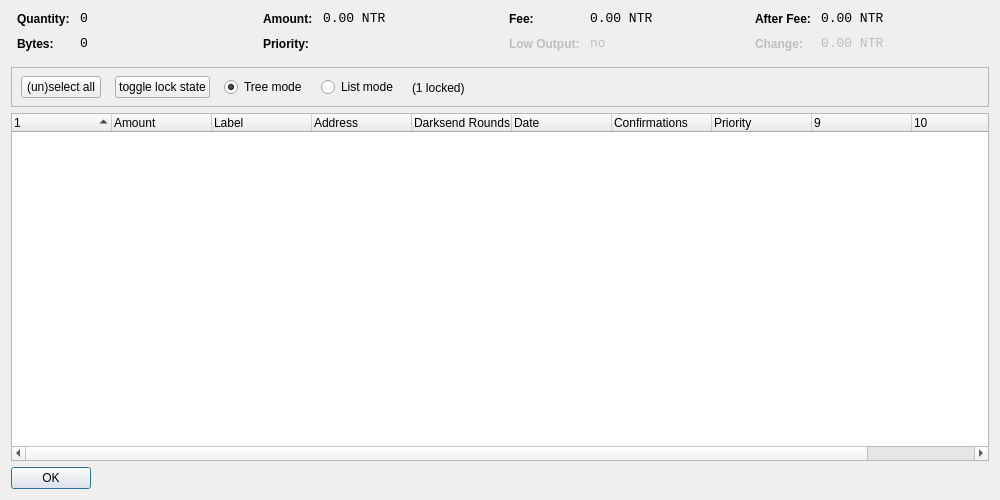
<?xml version="1.0" encoding="UTF-8"?>
<ui version="4.0">
 <class>CoinControlDialog</class>
 <widget class="QDialog" name="CoinControlDialog">
  <property name="geometry">
   <rect>
    <x>0</x>
    <y>0</y>
    <width>1000</width>
    <height>500</height>
   </rect>
  </property>
  <property name="windowTitle">
   <string>Coin Control</string>
  </property>
  <layout class="QVBoxLayout" name="verticalLayout">
   <item>
    <layout class="QHBoxLayout" name="horizontalLayoutTop" stretch="0,0,0,0">
     <property name="topMargin">
      <number>0</number>
     </property>
     <property name="bottomMargin">
      <number>10</number>
     </property>
     <item>
      <layout class="QFormLayout" name="formLayoutCoinControl1">
       <property name="horizontalSpacing">
        <number>10</number>
       </property>
       <property name="verticalSpacing">
        <number>10</number>
       </property>
       <property name="leftMargin">
        <number>6</number>
       </property>
       <property name="rightMargin">
        <number>6</number>
       </property>
       <item row="0" column="0">
        <widget class="QLabel" name="labelCoinControlQuantityText">
         <property name="styleSheet">
          <string notr="true">font-weight:bold;</string>
         </property>
         <property name="text">
          <string>Quantity:</string>
         </property>
        </widget>
       </item>
       <item row="0" column="1">
        <widget class="QLabel" name="labelCoinControlQuantity">
         <property name="font">
          <font>
           <family>Monospace</family>
           <pointsize>10</pointsize>
          </font>
         </property>
         <property name="cursor">
          <cursorShape>IBeamCursor</cursorShape>
         </property>
         <property name="contextMenuPolicy">
          <enum>Qt::ActionsContextMenu</enum>
         </property>
         <property name="text">
          <string notr="true">0</string>
         </property>
         <property name="textInteractionFlags">
          <set>Qt::LinksAccessibleByMouse|Qt::TextSelectableByKeyboard|Qt::TextSelectableByMouse</set>
         </property>
        </widget>
       </item>
       <item row="1" column="0">
        <widget class="QLabel" name="labelCoinControlBytesText">
         <property name="styleSheet">
          <string notr="true">font-weight:bold;</string>
         </property>
         <property name="text">
          <string>Bytes:</string>
         </property>
        </widget>
       </item>
       <item row="1" column="1">
        <widget class="QLabel" name="labelCoinControlBytes">
         <property name="font">
          <font>
           <family>Monospace</family>
           <pointsize>10</pointsize>
          </font>
         </property>
         <property name="cursor">
          <cursorShape>IBeamCursor</cursorShape>
         </property>
         <property name="contextMenuPolicy">
          <enum>Qt::ActionsContextMenu</enum>
         </property>
         <property name="text">
          <string notr="true">0</string>
         </property>
         <property name="textInteractionFlags">
          <set>Qt::LinksAccessibleByMouse|Qt::TextSelectableByKeyboard|Qt::TextSelectableByMouse</set>
         </property>
        </widget>
       </item>
      </layout>
     </item>
     <item>
      <layout class="QFormLayout" name="formLayoutCoinControl2">
       <property name="horizontalSpacing">
        <number>10</number>
       </property>
       <property name="verticalSpacing">
        <number>10</number>
       </property>
       <property name="leftMargin">
        <number>6</number>
       </property>
       <property name="rightMargin">
        <number>6</number>
       </property>
       <item row="0" column="0">
        <widget class="QLabel" name="labelCoinControlAmountText">
         <property name="styleSheet">
          <string notr="true">font-weight:bold;</string>
         </property>
         <property name="text">
          <string>Amount:</string>
         </property>
        </widget>
       </item>
       <item row="0" column="1">
        <widget class="QLabel" name="labelCoinControlAmount">
         <property name="font">
          <font>
           <family>Monospace</family>
           <pointsize>10</pointsize>
          </font>
         </property>
         <property name="cursor">
          <cursorShape>IBeamCursor</cursorShape>
         </property>
         <property name="contextMenuPolicy">
          <enum>Qt::ActionsContextMenu</enum>
         </property>
         <property name="text">
          <string notr="true">0.00 NTR</string>
         </property>
         <property name="textInteractionFlags">
          <set>Qt::LinksAccessibleByMouse|Qt::TextSelectableByKeyboard|Qt::TextSelectableByMouse</set>
         </property>
        </widget>
       </item>
       <item row="1" column="0">
        <widget class="QLabel" name="labelCoinControlPriorityText">
         <property name="styleSheet">
          <string notr="true">font-weight:bold;</string>
         </property>
         <property name="text">
          <string>Priority:</string>
         </property>
        </widget>
       </item>
       <item row="1" column="1">
        <widget class="QLabel" name="labelCoinControlPriority">
         <property name="font">
          <font>
           <family>Monospace</family>
           <pointsize>10</pointsize>
          </font>
         </property>
         <property name="cursor">
          <cursorShape>IBeamCursor</cursorShape>
         </property>
         <property name="contextMenuPolicy">
          <enum>Qt::ActionsContextMenu</enum>
         </property>
         <property name="text">
          <string/>
         </property>
         <property name="textInteractionFlags">
          <set>Qt::LinksAccessibleByMouse|Qt::TextSelectableByKeyboard|Qt::TextSelectableByMouse</set>
         </property>
        </widget>
       </item>
      </layout>
     </item>
     <item>
      <layout class="QFormLayout" name="formLayoutCoinControl3">
       <property name="horizontalSpacing">
        <number>10</number>
       </property>
       <property name="verticalSpacing">
        <number>10</number>
       </property>
       <property name="leftMargin">
        <number>6</number>
       </property>
       <property name="rightMargin">
        <number>6</number>
       </property>
       <item row="0" column="0">
        <widget class="QLabel" name="labelCoinControlFeeText">
         <property name="styleSheet">
          <string notr="true">font-weight:bold;</string>
         </property>
         <property name="text">
          <string>Fee:</string>
         </property>
        </widget>
       </item>
       <item row="0" column="1">
        <widget class="QLabel" name="labelCoinControlFee">
         <property name="font">
          <font>
           <family>Monospace</family>
           <pointsize>10</pointsize>
          </font>
         </property>
         <property name="cursor">
          <cursorShape>IBeamCursor</cursorShape>
         </property>
         <property name="contextMenuPolicy">
          <enum>Qt::ActionsContextMenu</enum>
         </property>
         <property name="text">
          <string notr="true">0.00 NTR</string>
         </property>
         <property name="textInteractionFlags">
          <set>Qt::LinksAccessibleByMouse|Qt::TextSelectableByKeyboard|Qt::TextSelectableByMouse</set>
         </property>
        </widget>
       </item>
       <item row="1" column="0">
        <widget class="QLabel" name="labelCoinControlLowOutputText">
         <property name="enabled">
          <bool>false</bool>
         </property>
         <property name="styleSheet">
          <string notr="true">font-weight:bold;</string>
         </property>
         <property name="text">
          <string>Low Output:</string>
         </property>
        </widget>
       </item>
       <item row="1" column="1">
        <widget class="QLabel" name="labelCoinControlLowOutput">
         <property name="enabled">
          <bool>false</bool>
         </property>
         <property name="font">
          <font>
           <family>Monospace</family>
           <pointsize>10</pointsize>
          </font>
         </property>
         <property name="cursor">
          <cursorShape>IBeamCursor</cursorShape>
         </property>
         <property name="contextMenuPolicy">
          <enum>Qt::ActionsContextMenu</enum>
         </property>
         <property name="text">
          <string notr="true">no</string>
         </property>
         <property name="textInteractionFlags">
          <set>Qt::LinksAccessibleByMouse|Qt::TextSelectableByKeyboard|Qt::TextSelectableByMouse</set>
         </property>
        </widget>
       </item>
      </layout>
     </item>
     <item>
      <layout class="QFormLayout" name="formLayoutCoinControl4">
       <property name="horizontalSpacing">
        <number>10</number>
       </property>
       <property name="verticalSpacing">
        <number>10</number>
       </property>
       <property name="leftMargin">
        <number>6</number>
       </property>
       <property name="rightMargin">
        <number>6</number>
       </property>
       <item row="0" column="0">
        <widget class="QLabel" name="labelCoinControlAfterFeeText">
         <property name="styleSheet">
          <string notr="true">font-weight:bold;</string>
         </property>
         <property name="text">
          <string>After Fee:</string>
         </property>
        </widget>
       </item>
       <item row="0" column="1">
        <widget class="QLabel" name="labelCoinControlAfterFee">
         <property name="font">
          <font>
           <family>Monospace</family>
           <pointsize>10</pointsize>
          </font>
         </property>
         <property name="cursor">
          <cursorShape>IBeamCursor</cursorShape>
         </property>
         <property name="contextMenuPolicy">
          <enum>Qt::ActionsContextMenu</enum>
         </property>
         <property name="text">
          <string notr="true">0.00 NTR</string>
         </property>
         <property name="textInteractionFlags">
          <set>Qt::LinksAccessibleByMouse|Qt::TextSelectableByKeyboard|Qt::TextSelectableByMouse</set>
         </property>
        </widget>
       </item>
       <item row="1" column="0">
        <widget class="QLabel" name="labelCoinControlChangeText">
         <property name="enabled">
          <bool>false</bool>
         </property>
         <property name="styleSheet">
          <string notr="true">font-weight:bold;</string>
         </property>
         <property name="text">
          <string>Change:</string>
         </property>
        </widget>
       </item>
       <item row="1" column="1">
        <widget class="QLabel" name="labelCoinControlChange">
         <property name="enabled">
          <bool>false</bool>
         </property>
         <property name="font">
          <font>
           <family>Monospace</family>
           <pointsize>10</pointsize>
          </font>
         </property>
         <property name="cursor">
          <cursorShape>IBeamCursor</cursorShape>
         </property>
         <property name="contextMenuPolicy">
          <enum>Qt::ActionsContextMenu</enum>
         </property>
         <property name="text">
          <string notr="true">0.00 NTR</string>
         </property>
         <property name="textInteractionFlags">
          <set>Qt::LinksAccessibleByMouse|Qt::TextSelectableByKeyboard|Qt::TextSelectableByMouse</set>
         </property>
        </widget>
       </item>
      </layout>
     </item>
    </layout>
   </item>
   <item>
    <widget class="QFrame" name="frame">
     <property name="minimumSize">
      <size>
       <width>0</width>
       <height>40</height>
      </size>
     </property>
     <property name="frameShape">
      <enum>QFrame::StyledPanel</enum>
     </property>
     <property name="frameShadow">
      <enum>QFrame::Sunken</enum>
     </property>
     <widget class="QWidget" name="horizontalLayoutWidget">
      <property name="geometry">
       <rect>
        <x>10</x>
        <y>0</y>
        <width>781</width>
        <height>41</height>
       </rect>
      </property>
      <layout class="QHBoxLayout" name="horizontalLayoutPanel" stretch="0,0,0,0,0">
       <property name="spacing">
        <number>14</number>
       </property>
       <item>
        <widget class="QPushButton" name="pushButtonSelectAll">
         <property name="sizePolicy">
          <sizepolicy hsizetype="Maximum" vsizetype="Fixed">
           <horstretch>0</horstretch>
           <verstretch>0</verstretch>
          </sizepolicy>
         </property>
         <property name="text">
          <string>(un)select all</string>
         </property>
        </widget>
       </item>
        <item>
         <widget class="QPushButton" name="pushButtonToggleLock">
          <property name="sizePolicy">
           <sizepolicy hsizetype="Maximum" vsizetype="Fixed">
            <horstretch>0</horstretch>
            <verstretch>0</verstretch>
           </sizepolicy>
          </property>
          <property name="text">
           <string>toggle lock state</string>
          </property>
          <property name="autoDefault">
           <bool>false</bool>
          </property>
         </widget>
        </item>
       <item>
        <widget class="QRadioButton" name="radioTreeMode">
         <property name="sizePolicy">
          <sizepolicy hsizetype="Maximum" vsizetype="Fixed">
           <horstretch>0</horstretch>
           <verstretch>0</verstretch>
          </sizepolicy>
         </property>
         <property name="text">
          <string>Tree mode</string>
         </property>
         <property name="checked">
          <bool>true</bool>
         </property>
        </widget>
       </item>
       <item>
        <widget class="QRadioButton" name="radioListMode">
         <property name="sizePolicy">
          <sizepolicy hsizetype="Maximum" vsizetype="Fixed">
           <horstretch>0</horstretch>
           <verstretch>0</verstretch>
          </sizepolicy>
         </property>
         <property name="text">
          <string>List mode</string>
         </property>
        </widget>
       </item>
        <item>
         <widget class="QLabel" name="labelLocked">
          <property name="text">
           <string>(1 locked)</string>
          </property>
         </widget>
        </item>
       <item>
        <spacer name="horizontalSpacer">
         <property name="orientation">
          <enum>Qt::Horizontal</enum>
         </property>
         <property name="sizeHint" stdset="0">
          <size>
           <width>40</width>
           <height>20</height>
          </size>
         </property>
        </spacer>
       </item>
      </layout>
     </widget>
    </widget>
   </item>
   <item>
    <widget class="CoinControlTreeWidget" name="treeWidget">
     <property name="contextMenuPolicy">
      <enum>Qt::CustomContextMenu</enum>
     </property>
     <property name="sortingEnabled">
      <bool>false</bool>
     </property>
     <property name="columnCount">
      <number>11</number>
     </property>
     <attribute name="headerShowSortIndicator" stdset="0">
      <bool>true</bool>
     </attribute>
     <attribute name="headerStretchLastSection">
      <bool>false</bool>
     </attribute>
     <column>
      <property name="text">
       <string/>
      </property>
     </column>
     <column>
      <property name="text">
       <string>Amount</string>
      </property>
     </column>
     <column>
      <property name="text">
       <string>Label</string>
      </property>
     </column>
     <column>
      <property name="text">
       <string>Address</string>
      </property>
     </column>
     <column>
      <property name="text">
       <string>Darksend Rounds</string>
      </property>
    </column>
     <column>
      <property name="text">
       <string>Date</string>
      </property>
     </column>
     <column>
      <property name="text">
       <string>Confirmations</string>
      </property>
      <property name="toolTip">
       <string>Confirmed</string>
      </property>
     </column>
     <column>
      <property name="text">
       <string>Priority</string>
      </property>
     </column>
     <column>
      <property name="text">
       <string/>
      </property>
     </column>
     <column>
      <property name="text">
       <string/>
      </property>
     </column>
     <column>
      <property name="text">
       <string/>
      </property>
     </column>
     <column>
      <property name="text">
       <string/>
      </property>
     </column>
    </widget>
   </item>
   <item>
    <widget class="QDialogButtonBox" name="buttonBox">
     <property name="sizePolicy">
      <sizepolicy hsizetype="Maximum" vsizetype="Fixed">
       <horstretch>0</horstretch>
       <verstretch>0</verstretch>
      </sizepolicy>
     </property>
     <property name="orientation">
      <enum>Qt::Horizontal</enum>
     </property>
     <property name="standardButtons">
      <set>QDialogButtonBox::Ok</set>
     </property>
    </widget>
   </item>
  </layout>
 </widget>
 <customwidgets>
  <customwidget>
   <class>CoinControlTreeWidget</class>
   <extends>QTreeWidget</extends>
   <header>coincontroltreewidget.h</header>
  </customwidget>
 </customwidgets>
 <resources/>
 <connections/>
</ui>
